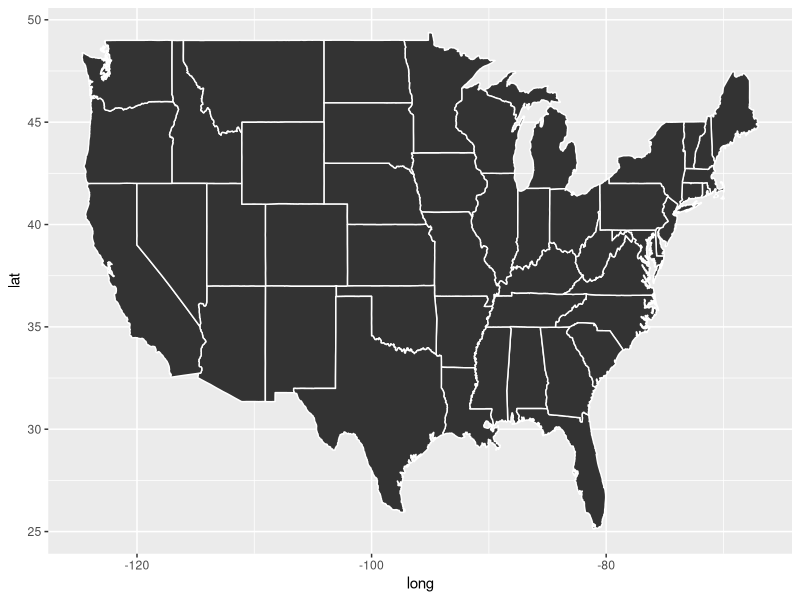
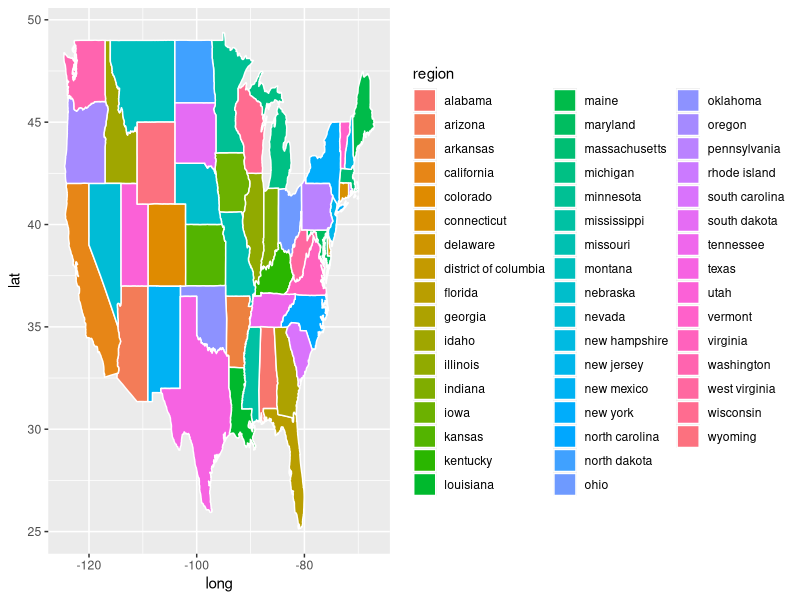

Here is the R script that generated these plots, in order: (Note: this script raises an error after producing the figures.)
install.packages("maps")
library(ggplot2)
library(maps)
states<-map_data("state")
ggplot(data = states) +
  geom_polygon(aes(x=long,y=lat,group=group),color="white")

states<-map_data("state")
ggplot(data = states) +
  geom_polygon(aes(x=long,y=lat,group=group,fill=region),color="white")
 
SouthData <- map_data('state') %>% filter(is.na(subregion)| subregion == 'Alabama') 

ggplot() +
  geom_map(data = SouthData, map = SouthData,
           aes(x = long, y = lat, map_id = region))